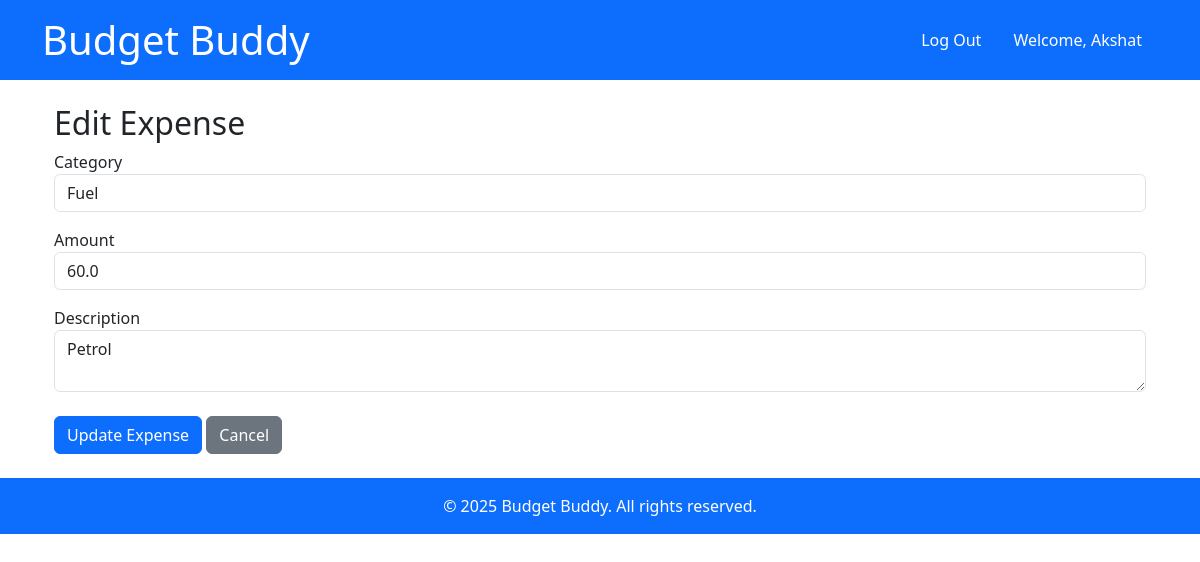
Screenshot of /edit/3 (signed in) with the database file from the repository.
### models.py (models this page shows)
class Expense(db.Model):
    id = db.Column(db.Integer, primary_key=True)
    date = db.Column(db.DateTime, default=datetime.utcnow)
    category = db.Column(db.String(50), nullable=False)
    amount = db.Column(db.Float, nullable=False)
    description = db.Column(db.String(200), nullable=True)

### blueprints/expenses.py (the view, shortened to what this page needs)
@expenses_bp.route('/edit/<int:id>', methods=['GET', 'POST'])
@login_required
def edit_expense(id):
    expense = Expense.query.get_or_404(id)
    return render_template('edit_expense.html', expense=expense)

### templates/edit_expense.html
{% extends 'base.html' %}
{% block content %}
<div class="container mt-4">
    <h2>Edit Expense</h2>
    <form action="{{ url_for('expenses.edit_expense', id=expense.id) }}" method="post">
        <div class="form-group">
            <label for="category">Category</label>
            <input type="text" id="category" name="category" class="form-control" value="{{ expense.category }}" required>
        </div>
        <div class="form-group mt-3">
            <label for="amount">Amount</label>
            <input type="number" id="amount" name="amount" class="form-control" value="{{ expense.amount }}" step="0.01" required>
        </div>
        <div class="form-group mt-3">
            <label for="description">Description</label>
            <textarea id="description" name="description" class="form-control">{{ expense.description }}</textarea>
        </div>
        <div class="form-group mt-4">
            <button type="submit" class="btn btn-primary">Update Expense</button>
            <a href="{{ url_for('expenses.index') }}" class="btn btn-secondary">Cancel</a>
        </div>
    </form>
</div>
{% endblock %}

### rows the page displays
Expense: category "Fuel", amount "60.0", description "Petrol"

### other values shown
{{ session.get('username') }} "Akshat"
